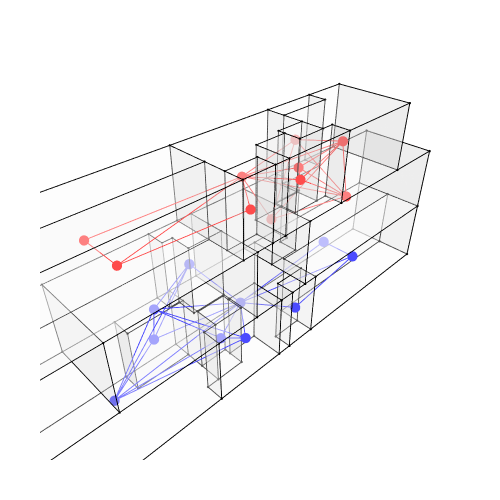

The notebook cell saved with this chart:
### Markdown cell above
## 4.3. Show the geometry and graph

### Code cell
Topology.Show(dual01, dual02,ap01, ap02,
              vertexSizeKey="size",
              vertexColorKey="color",
              edgeWidthKey="width",
              edgeColorKey="color",
              faceOpacity=0.3,
              backgroundColor="white",
              width=500,
              height=500,
              renderer=renderer)

### Figure 1 — Plotly figure (JSON) as saved in the notebook; plotly's stock layout.template omitted (floating-point values rounded to 4 significant figures; data arrays with more than 128 entries replaced by an {"elided": "..."} marker saying what was removed)
{"data": [{"hoverinfo": "text", "hovertext": [], "legendgroup": "10", "legendrank": 10, "line": {"color": "#0000FF", "dash": "solid", "width": 2}, "marker": {"color": "#0000FF", "size": 0.5, "symbol": "circle"}, "mode": "markers+lines", "name": "1: Untitled Graph (Edges)", "showlegend": false, "text": [], "type": "scatter3d", "x": [2584.0, 2585.0, null, 2590.0, 2585.0, null, 2582.0, 2577.0, null, 2582.0, 2580.0, null, 2584.0, 2582.0, null, 2579.0, 2582.0, null, 2579.0, 2577.0, null, 2579.0, 2580.0, null, 2584.0, 2579.0, null, 2579.0, 2582.0, null, 2582.0, 2579.0, null, 2580.0, 2577.0, null, 2584.0, 2577.0, null, 2582.0, 2577.0, null, 2582.0, 2577.0, null, 2584.0, 2582.0, null, 2582.0, 2582.0, null, 2584.0, 2580.0, null, 2590.0, 2584.0, null, 2590.0, 2584.0, null, 2584.0, 2582.0, null, 2590.0, 2590.0, null], "y": [1070.0, 1068.0, null, 1069.0, 1068.0, null, 1070.0, 1069.0, null, 1070.0, 1071.0, null, 1070.0, 1070.0, null, 1069.0, 1070.0, null, 1069.0, 1069.0, null, 1069.0, 1071.0, null, 1070.0, 1069.0, null, 1069.0, 1069.0, null, 1068.0, 1069.0, null, 1071.0, 1069.0, null, 1070.0, 1069.0, null, 1069.0, 1069.0, null, 1068.0, 1069.0, null, 1070.0, 1069.0, null, 1068.0, 1069.0, null, 1070.0, 1071.0, null, 1069.0, 1070.0, null, 1070.0, 1070.0, null, 1070.0, 1068.0, null, 1070.0, 1069.0, null], "z": [1.5, 1.5, null, 1.5, 1.5, null, 4.5, 1.5, null, 4.5, 1.5, null, 1.5, 4.5, null, 4.5, 4.5, null, 4.5, 1.5, null, 4.5, 1.5, null, 1.5, 4.5, null, 4.5, 1.5, null, 1.5, 4.5, null, 1.5, 1.5, null, 1.5, 1.5, null, 1.5, 1.5, null, 1.5, 1.5, null, 1.5, 1.5, null, 1.5, 1.5, null, 1.5, 1.5, null, 1.5, 1.5, null, 1.5, 1.5, null, 1.5, 1.5, null, 1.5, 1.5, null]}, {"customdata": ["", "", "", "", "", "", "", "", "", ""], "hoverinfo": "text", "hovertemplate": ["Click ", "Click ", "Click ", "Click ", "Click ", "Click ", "Click ", "Click ", "Click ", "Click "], "hovertext": ["", "", "", "", "", "", "", "", "", ""], "legendgroup": "9", "legendrank": 9, "marker": {"color": ["#0000FF", "#0000FF", "#0000FF", "#0000FF", "#0000FF", "#0000FF", "#0000FF", "#0000FF", "#0000FF", "#0000FF"], "line": {"width": 0}, "opacity": 1, "size": [12, 12, 12, 12, 12, 12, 12, 12, 12, 12], "sizemode": "diameter", "symbol": "circle"}, "mode": "markers", "name": "1: Untitled Graph (Vertices)", "showlegend": false, "text": ["", "", "", "", "", "", "", "", "", ""], "type": "scatter3d", "x": [2585.0, 2582.0, 2579.0, 2577.0, 2582.0, 2580.0, 2584.0, 2590.0, 2582.0, 2590.0], "y": [1068.0, 1070.0, 1069.0, 1069.0, 1069.0, 1071.0, 1070.0, 1069.0, 1068.0, 1070.0], "z": [1.5, 4.5, 4.5, 1.5, 1.5, 1.5, 1.5, 1.5, 1.5, 1.5]}, {"hoverinfo": "text", "hovertext": [], "legendgroup": "14", "legendrank": 14, "line": {"color": "#FF0000", "dash": "solid", "width": 2}, "marker": {"color": "#FF0000", "size": 0.5, "symbol": "circle"}, "mode": "markers+lines", "name": "2: Untitled Graph (Edges)", "showlegend": false, "text": [], "type": "scatter3d", "x": [2590.0, 2589.0, null, 2590.0, 2586.0, null, 2590.0, 2585.0, null, 2584.0, 2590.0, null, 2586.0, 2590.0, null, 2590.0, 2588.0, null, 2586.0, 2589.0, null, 2584.0, 2586.0, null, 2586.0, 2588.0, null, 2588.0, 2589.0, null, 2584.0, 2588.0, null, 2584.0, 2583.0, null, 2584.0, 2589.0, null, 2584.0, 2586.0, null, 2578.0, 2584.0, null, 2584.0, 2585.0, null, 2578.0, 2584.0, null, 2589.0, 2586.0, null, 2585.0, 2589.0, null, 2585.0, 2586.0, null, 2578.0, 2583.0, null, 2578.0, 2578.0, null], "y": [1069.0, 1069.0, null, 1069.0, 1069.0, null, 1069.0, 1068.0, null, 1070.0, 1069.0, null, 1070.0, 1069.0, null, 1069.0, 1071.0, null, 1070.0, 1069.0, null, 1070.0, 1070.0, null, 1070.0, 1071.0, null, 1071.0, 1069.0, null, 1070.0, 1071.0, null, 1070.0, 1068.0, null, 1070.0, 1069.0, null, 1070.0, 1069.0, null, 1069.0, 1070.0, null, 1070.0, 1068.0, null, 1070.0, 1070.0, null, 1069.0, 1069.0, null, 1068.0, 1069.0, null, 1068.0, 1069.0, null, 1069.0, 1068.0, null, 1069.0, 1070.0, null], "z": [4.5, 7.5, null, 4.5, 7.5, null, 4.5, 7.5, null, 7.5, 4.5, null, 4.5, 4.5, null, 4.5, 7.5, null, 4.5, 7.5, null, 7.5, 4.5, null, 4.5, 7.5, null, 7.5, 7.5, null, 7.5, 7.5, null, 7.5, 7.5, null, 7.5, 7.5, null, 7.5, 7.5, null, 7.5, 7.5, null, 7.5, 7.5, null, 7.5, 7.5, null, 7.5, 7.5, null, 7.5, 7.5, null, 7.5, 7.5, null, 7.5, 7.5, null, 7.5, 7.5, null]}, {"customdata": ["", "", "", "", "", "", "", "", "", ""], "hoverinfo": "text", "hovertemplate": ["Click ", "Click ", "Click ", "Click ", "Click ", "Click ", "Click ", "Click ", "Click ", "Click "], "hovertext": ["", "", "", "", "", "", "", "", "", ""], "legendgroup": "13", "legendrank": 13, "marker": {"color": ["#FF0000", "#FF0000", "#FF0000", "#FF0000", "#FF0000", "#FF0000", "#FF0000", "#FF0000", "#FF0000", "#FF0000"], "line": {"width": 0}, "opacity": 1, "size": [12, 12, 12, 12, 12, 12, 12, 12, 12, 12], "sizemode": "diameter", "symbol": "circle"}, "mode": "markers", "name": "2: Untitled Graph (Vertices)", "showlegend": false, "text": ["", "", "", "", "", "", "", "", "", ""], "type": "scatter3d", "x": [2590.0, 2586.0, 2588.0, 2584.0, 2589.0, 2586.0, 2585.0, 2578.0, 2583.0, 2578.0], "y": [1069.0, 1070.0, 1071.0, 1070.0, 1069.0, 1069.0, 1068.0, 1069.0, 1068.0, 1070.0], "z": [4.5, 4.5, 7.5, 7.5, 7.5, 7.5, 7.5, 7.5, 7.5, 7.5]}, {"customdata": ["", "", "", "", "", "", "", "", "", "", "", "", "", "", "", "", "", "", "", "", "", "", "", "", "", "", "", "", "", "", "", "", "", "", "", "", "", "", "", "", "", "", "", "", "", "", "", "", "", "", "", "", "", "", "", "", "", "", "", "", "", "", "", "", "", "", "", "", ""], "hoverinfo": "text", "hovertemplate": ["Click ", "Click ", "Click ", "Click ", "Click ", "Click ", "Click ", "Click ", "Click ", "Click ", "Click ", "Click ", "Click ", "Click ", "Click ", "Click ", "Click ", "Click ", "Click ", "Click ", "Click ", "Click ", "Click ", "Click ", "Click ", "Click ", "Click ", "Click ", "Click ", "Click ", "Click ", "Click ", "Click ", "Click ", "Click ", "Click ", "Click ", "Click ", "Click ", "Click ", "Click ", "Click ", "Click ", "Click ", "Click ", "Click ", "Click ", "Click ", "Click ", "Click ", "Click ", "Click ", "Click ", "Click ", "Click ", "Click ", "Click ", "Click ", "Click ", "Click ", "Click ", "Click ", "Click ", "Click ", "Click ", "Click ", "Click ", "Click ", "Click "], "hovertext": ["", "", "", "", "", "", "", "", "", "", "", "", "", "", "", "", "", "", "", "", "", "", "", "", "", "", "", "", "", "", "", "", "", "", "", "", "", "", "", "", "", "", "", "", "", "", "", "", "", "", "", "", "", "", "", "", "", "", "", "", "", "", "", "", "", "", "", "", ""], "legendgroup": "1", "legendrank": 1, "marker": {"color": ["#000000", "#000000", "#000000", "#000000", "#000000", "#000000", "#000000", "#000000", "#000000", "#000000", "#000000", "#000000", "#000000", "#000000", "#000000", "#000000", "#000000", "#000000", "#000000", "#000000", "#000000", "#000000", "#000000", "#000000", "#000000", "#000000", "#000000", "#000000", "#000000", "#000000", "#000000", "#000000", "#000000", "#000000", "#000000", "#000000", "#000000", "#000000", "#000000", "#000000", "#000000", "#000000", "#000000", "#000000", "#000000", "#000000", "#000000", "#000000", "#000000", "#000000", "#000000", "#000000", "#000000", "#000000", "#000000", "#000000", "#000000", "#000000", "#000000", "#000000", "#000000", "#000000", "#000000", "#000000", "#000000", "#000000", "#000000", "#000000", "#000000"], "line": {"width": 0}, "opacity": 1, "size": [2.8, 2.8, 2.8, 2.8, 2.8, 2.8, 2.8, 2.8, 2.8, 2.8, 2.8, 2.8, 2.8, 2.8, 2.8, 2.8, 2.8, 2.8, 2.8, 2.8, 2.8, 2.8, 2.8, 2.8, 2.8, 2.8, 2.8, 2.8, 2.8, 2.8, 2.8, 2.8, 2.8, 2.8, 2.8, 2.8, 2.8, 2.8, 2.8, 2.8, 2.8, 2.8, 2.8, 2.8, 2.8, 2.8, 2.8, 2.8, 2.8, 2.8, 2.8, 2.8, 2.8, 2.8, 2.8, 2.8, 2.8, 2.8, 2.8, 2.8, 2.8, 2.8, 2.8, 2.8, 2.8, 2.8, 2.8, 2.8, 2.8], "sizemode": "diameter", "symbol": "circle"}, "mode": "markers", "name": "3: Untitled (Vertices)", "showlegend": false, "text": ["", "", "", "", "", "", "", "", "", "", "", "", "", "", "", "", "", "", "", "", "", "", "", "", "", "", "", "", "", "", "", "", "", "", "", "", "", "", "", "", "", "", "", "", "", "", "", "", "", "", "", "", "", "", "", "", "", "", "", "", "", "", "", "", "", "", "", "", ""], "type": "scatter3d", "x": [2586.0, 2594.0, 2594.0, 2586.0, 2586.0, 2594.0, 2594.0, 2586.0, 2594.0, 2586.0, 2586.0, 2594.0, 2586.0, 2586.0, 2582.0, 2585.0, 2585.0, 2584.0, 2584.0, 2582.0, 2582.0, 2581.0, 2581.0, 2585.0, 2585.0, 2584.0, 2584.0, 2582.0, 2582.0, 2582.0, 2581.0, 2581.0, 2581.0, 2582.0, 2581.0, 2581.0, 2582.0, 2581.0, 2581.0, 2581.0, 2582.0, 2581.0, 2581.0, 2581.0, 2582.0, 2582.0, 2582.0, 2576.0, 2579.0, 2579.0, 2581.0, 2581.0, 2576.0, 2581.0, 2580.0, 2580.0, 2576.0, 2576.0, 2581.0, 2580.0, 2580.0, 2581.0, 2582.0, 2579.0, 2579.0, 2574.0, 2574.0, 2574.0, 2574.0], "y": [1071.0, 1071.0, 1069.0, 1069.0, 1071.0, 1071.0, 1069.0, 1069.0, 1068.0, 1068.0, 1068.0, 1068.0, 1068.0, 1068.0, 1071.0, 1068.0, 1068.0, 1068.0, 1069.0, 1069.0, 1070.0, 1071.0, 1071.0, 1068.0, 1068.0, 1068.0, 1069.0, 1069.0, 1069.0, 1069.0, 1069.0, 1070.0, 1070.0, 1069.0, 1069.0, 1070.0, 1068.0, 1068.0, 1068.0, 1068.0, 1068.0, 1068.0, 1068.0, 1068.0, 1068.0, 1070.0, 1068.0, 1071.0, 1071.0, 1070.0, 1070.0, 1070.0, 1068.0, 1070.0, 1071.0, 1070.0, 1071.0, 1068.0, 1070.0, 1071.0, 1070.0, 1070.0, 1071.0, 1071.0, 1070.0, 1068.0, 1071.0, 1071.0, 1068.0], "z": [3, 3, 3, 3, 0, 0, 0, 0, 3, 3, 3, 0, 0, 0, 3, 3, 3, 3, 3, 3, 3, 3, 0, 0, 0, 0, 0, 0, 3, 3, 3, 3, 3, 0, 0, 0, 3, 3, 3, 3, 3, 0, 0, 0, 0, 6, 6, 3, 3, 3, 3, 3, 3, 6, 6, 6, 6, 6, 6, 3, 3, 3, 6, 0, 0, 0, 0, 3, 3]}, {"hoverinfo": "text", "hovertext": [], "legendgroup": "2", "legendrank": 2, "line": {"color": "#000000", "dash": "solid", "width": 2}, "marker": {"color": "#000000", "size": 0.5, "symbol": "circle"}, "mode": "markers+lines", "name": "3: Untitled (Edges)", "showlegend": false, "text": [], "type": "scatter3d", "x": {"elided": "369 float values"}, "y": {"elided": "369 float values"}, "z": {"elided": "369 int values"}}, {"cmax": 1, "cmin": 0, "color": "#FAFAFA", "colorscale": [[0, "#440154"], [0.1111, "#482878"], [0.2222, "#3e4989"], [0.3333, "#31688e"], [0.4444, "#26828e"], [0.5556, "#1f9e89"], [0.6667, "#35b779"], [0.7778, "#6ece58"], [0.8889, "#b5de2b"], [1, "#fde725"]], "flatshading": true, "hoverinfo": "text", "hovertext": "", "i": {"elided": "193 int values"}, "j": {"elided": "193 int values"}, "k": {"elided": "193 int values"}, "legendgroup": "3", "legendrank": 3, "lighting": {"facenormalsepsilon": 0}, "name": "3: Untitled (Faces)", "opacity": 0.3, "showlegend": false, "showscale": false, "text": "", "type": "mesh3d", "x": [2594.0, 2594.0, 2586.0, 2586.0, 2586.0, 2594.0, 2594.0, 2586.0, 2594.0, 2586.0, 2586.0, 2594.0, 2586.0, 2586.0, 2585.0, 2584.0, 2585.0, 2584.0, 2582.0, 2582.0, 2582.0, 2581.0, 2581.0, 2585.0, 2585.0, 2584.0, 2584.0, 2582.0, 2582.0, 2582.0, 2581.0, 2581.0, 2581.0, 2582.0, 2581.0, 2581.0, 2582.0, 2582.0, 2581.0, 2581.0, 2581.0, 2581.0, 2581.0, 2581.0, 2582.0, 2582.0, 2582.0, 2581.0, 2576.0, 2579.0, 2581.0, 2576.0, 2579.0, 2581.0, 2576.0, 2580.0, 2576.0, 2581.0, 2580.0, 2580.0, 2580.0, 2581.0, 2582.0, 2579.0, 2579.0, 2574.0, 2574.0, 2574.0, 2574.0], "y": [1069.0, 1071.0, 1071.0, 1069.0, 1071.0, 1071.0, 1069.0, 1069.0, 1068.0, 1068.0, 1068.0, 1068.0, 1068.0, 1068.0, 1068.0, 1068.0, 1068.0, 1069.0, 1069.0, 1070.0, 1071.0, 1071.0, 1071.0, 1068.0, 1068.0, 1068.0, 1069.0, 1069.0, 1069.0, 1069.0, 1069.0, 1070.0, 1070.0, 1069.0, 1070.0, 1069.0, 1068.0, 1068.0, 1068.0, 1068.0, 1068.0, 1068.0, 1068.0, 1068.0, 1068.0, 1070.0, 1068.0, 1070.0, 1068.0, 1070.0, 1070.0, 1071.0, 1071.0, 1070.0, 1068.0, 1070.0, 1071.0, 1070.0, 1071.0, 1071.0, 1070.0, 1070.0, 1071.0, 1071.0, 1070.0, 1068.0, 1071.0, 1071.0, 1068.0], "z": [3, 3, 3, 3, 0, 0, 0, 0, 3, 3, 3, 0, 0, 0, 3, 3, 3, 3, 3, 3, 3, 0, 3, 0, 0, 0, 0, 3, 0, 3, 3, 3, 3, 0, 0, 0, 3, 3, 3, 3, 3, 0, 0, 0, 0, 6, 6, 3, 3, 3, 3, 3, 3, 6, 6, 6, 6, 6, 6, 3, 3, 3, 6, 0, 0, 0, 0, 3, 3]}, {"customdata": ["", "", "", "", "", "", "", "", "", "", "", "", "", "", "", "", "", "", "", "", "", "", "", "", "", "", "", "", "", "", "", "", "", "", "", "", "", "", "", "", "", "", "", "", "", "", "", "", "", "", "", "", "", "", "", "", "", "", "", "", "", "", "", "", "", "", "", "", ""], "hoverinfo": "text", "hovertemplate": ["Click ", "Click ", "Click ", "Click ", "Click ", "Click ", "Click ", "Click ", "Click ", "Click ", "Click ", "Click ", "Click ", "Click ", "Click ", "Click ", "Click ", "Click ", "Click ", "Click ", "Click ", "Click ", "Click ", "Click ", "Click ", "Click ", "Click ", "Click ", "Click ", "Click ", "Click ", "Click ", "Click ", "Click ", "Click ", "Click ", "Click ", "Click ", "Click ", "Click ", "Click ", "Click ", "Click ", "Click ", "Click ", "Click ", "Click ", "Click ", "Click ", "Click ", "Click ", "Click ", "Click ", "Click ", "Click ", "Click ", "Click ", "Click ", "Click ", "Click ", "Click ", "Click ", "Click ", "Click ", "Click ", "Click ", "Click ", "Click ", "Click "], "hovertext": ["", "", "", "", "", "", "", "", "", "", "", "", "", "", "", "", "", "", "", "", "", "", "", "", "", "", "", "", "", "", "", "", "", "", "", "", "", "", "", "", "", "", "", "", "", "", "", "", "", "", "", "", "", "", "", "", "", "", "", "", "", "", "", "", "", "", "", "", ""], "legendgroup": "5", "legendrank": 5, "marker": {"color": ["#000000", "#000000", "#000000", "#000000", "#000000", "#000000", "#000000", "#000000", "#000000", "#000000", "#000000", "#000000", "#000000", "#000000", "#000000", "#000000", "#000000", "#000000", "#000000", "#000000", "#000000", "#000000", "#000000", "#000000", "#000000", "#000000", "#000000", "#000000", "#000000", "#000000", "#000000", "#000000", "#000000", "#000000", "#000000", "#000000", "#000000", "#000000", "#000000", "#000000", "#000000", "#000000", "#000000", "#000000", "#000000", "#000000", "#000000", "#000000", "#000000", "#000000", "#000000", "#000000", "#000000", "#000000", "#000000", "#000000", "#000000", "#000000", "#000000", "#000000", "#000000", "#000000", "#000000", "#000000", "#000000", "#000000", "#000000", "#000000", "#000000"], "line": {"width": 0}, "opacity": 1, "size": [2.8, 2.8, 2.8, 2.8, 2.8, 2.8, 2.8, 2.8, 2.8, 2.8, 2.8, 2.8, 2.8, 2.8, 2.8, 2.8, 2.8, 2.8, 2.8, 2.8, 2.8, 2.8, 2.8, 2.8, 2.8, 2.8, 2.8, 2.8, 2.8, 2.8, 2.8, 2.8, 2.8, 2.8, 2.8, 2.8, 2.8, 2.8, 2.8, 2.8, 2.8, 2.8, 2.8, 2.8, 2.8, 2.8, 2.8, 2.8, 2.8, 2.8, 2.8, 2.8, 2.8, 2.8, 2.8, 2.8, 2.8, 2.8, 2.8, 2.8, 2.8, 2.8, 2.8, 2.8, 2.8, 2.8, 2.8, 2.8, 2.8], "sizemode": "diameter", "symbol": "circle"}, "mode": "markers", "name": "4: Untitled (Vertices)", "showlegend": false, "text": ["", "", "", "", "", "", "", "", "", "", "", "", "", "", "", "", "", "", "", "", "", "", "", "", "", "", "", "", "", "", "", "", "", "", "", "", "", "", "", "", "", "", "", "", "", "", "", "", "", "", "", "", "", "", "", "", "", "", "", "", "", "", "", "", "", "", "", "", ""], "type": "scatter3d", "x": [2582.0, 2574.0, 2574.0, 2582.0, 2582.0, 2582.0, 2574.0, 2574.0, 2582.0, 2582.0, 2574.0, 2582.0, 2574.0, 2582.0, 2585.0, 2585.0, 2585.0, 2584.0, 2584.0, 2583.0, 2583.0, 2587.0, 2587.0, 2587.0, 2587.0, 2587.0, 2585.0, 2585.0, 2585.0, 2584.0, 2584.0, 2583.0, 2583.0, 2585.0, 2587.0, 2587.0, 2585.0, 2585.0, 2587.0, 2587.0, 2587.0, 2587.0, 2587.0, 2587.0, 2587.0, 2587.0, 2587.0, 2585.0, 2585.0, 2591.0, 2587.0, 2587.0, 2587.0, 2589.0, 2589.0, 2591.0, 2585.0, 2594.0, 2594.0, 2594.0, 2594.0, 2587.0, 2587.0, 2587.0, 2585.0, 2589.0, 2589.0, 2591.0, 2591.0], "y": [1068.0, 1068.0, 1069.0, 1069.0, 1068.0, 1068.0, 1068.0, 1069.0, 1069.0, 1068.0, 1071.0, 1071.0, 1071.0, 1071.0, 1071.0, 1070.0, 1069.0, 1069.0, 1068.0, 1068.0, 1068.0, 1071.0, 1071.0, 1070.0, 1070.0, 1069.0, 1069.0, 1069.0, 1069.0, 1069.0, 1068.0, 1068.0, 1068.0, 1069.0, 1069.0, 1070.0, 1070.0, 1071.0, 1071.0, 1071.0, 1070.0, 1070.0, 1070.0, 1070.0, 1070.0, 1070.0, 1070.0, 1068.0, 1068.0, 1068.0, 1068.0, 1068.0, 1068.0, 1070.0, 1071.0, 1071.0, 1068.0, 1071.0, 1068.0, 1068.0, 1071.0, 1068.0, 1068.0, 1068.0, 1068.0, 1071.0, 1070.0, 1068.0, 1071.0], "z": [6, 6, 6, 6, 6, 9, 9, 9, 9, 9, 6, 6, 9, 9, 6, 6, 6, 6, 6, 6, 6, 9, 6, 6, 6, 6, 6, 6, 9, 9, 9, 9, 9, 9, 9, 9, 3, 3, 6, 3, 6, 6, 6, 6, 3, 3, 3, 6, 3, 6, 6, 6, 6, 6, 6, 6, 6, 3, 3, 6, 6, 9, 9, 9, 9, 9, 9, 9, 9]}, {"hoverinfo": "text", "hovertext": [], "legendgroup": "6", "legendrank": 6, "line": {"color": "#000000", "dash": "solid", "width": 2}, "marker": {"color": "#000000", "size": 0.5, "symbol": "circle"}, "mode": "markers+lines", "name": "4: Untitled (Edges)", "showlegend": false, "text": [], "type": "scatter3d", "x": {"elided": "369 float values"}, "y": {"elided": "369 float values"}, "z": {"elided": "369 int values"}}, {"cmax": 1, "cmin": 0, "color": "#FAFAFA", "colorscale": [[0, "#440154"], [0.1111, "#482878"], [0.2222, "#3e4989"], [0.3333, "#31688e"], [0.4444, "#26828e"], [0.5556, "#1f9e89"], [0.6667, "#35b779"], [0.7778, "#6ece58"], [0.8889, "#b5de2b"], [1, "#fde725"]], "flatshading": true, "hoverinfo": "text", "hovertext": "", "i": {"elided": "193 int values"}, "j": {"elided": "193 int values"}, "k": {"elided": "193 int values"}, "legendgroup": "7", "legendrank": 7, "lighting": {"facenormalsepsilon": 0}, "name": "4: Untitled (Faces)", "opacity": 0.3, "showlegend": false, "showscale": false, "text": "", "type": "mesh3d", "x": [2574.0, 2582.0, 2582.0, 2574.0, 2582.0, 2582.0, 2574.0, 2574.0, 2582.0, 2582.0, 2574.0, 2582.0, 2574.0, 2582.0, 2583.0, 2584.0, 2583.0, 2584.0, 2585.0, 2585.0, 2585.0, 2587.0, 2587.0, 2587.0, 2587.0, 2585.0, 2587.0, 2585.0, 2585.0, 2584.0, 2584.0, 2583.0, 2583.0, 2585.0, 2587.0, 2587.0, 2585.0, 2585.0, 2587.0, 2587.0, 2587.0, 2587.0, 2587.0, 2587.0, 2587.0, 2587.0, 2587.0, 2585.0, 2585.0, 2591.0, 2591.0, 2589.0, 2587.0, 2587.0, 2589.0, 2587.0, 2585.0, 2594.0, 2594.0, 2594.0, 2594.0, 2587.0, 2587.0, 2585.0, 2587.0, 2589.0, 2589.0, 2591.0, 2591.0], "y": [1068.0, 1068.0, 1068.0, 1069.0, 1069.0, 1068.0, 1068.0, 1069.0, 1069.0, 1068.0, 1071.0, 1071.0, 1071.0, 1071.0, 1068.0, 1068.0, 1068.0, 1069.0, 1070.0, 1069.0, 1071.0, 1071.0, 1071.0, 1070.0, 1070.0, 1069.0, 1069.0, 1069.0, 1069.0, 1069.0, 1068.0, 1068.0, 1068.0, 1069.0, 1070.0, 1069.0, 1070.0, 1071.0, 1071.0, 1071.0, 1070.0, 1070.0, 1070.0, 1070.0, 1070.0, 1070.0, 1070.0, 1068.0, 1068.0, 1068.0, 1071.0, 1070.0, 1068.0, 1068.0, 1071.0, 1068.0, 1068.0, 1068.0, 1071.0, 1068.0, 1071.0, 1068.0, 1068.0, 1068.0, 1068.0, 1071.0, 1070.0, 1068.0, 1071.0], "z": [6, 6, 6, 6, 6, 9, 9, 9, 9, 9, 6, 6, 9, 9, 6, 6, 6, 6, 6, 6, 6, 9, 6, 6, 6, 6, 6, 6, 9, 9, 9, 9, 9, 9, 9, 9, 3, 3, 3, 6, 6, 6, 6, 6, 3, 3, 3, 3, 6, 6, 6, 6, 6, 6, 6, 6, 6, 3, 3, 6, 6, 9, 9, 9, 9, 9, 9, 9, 9]}], "layout": {"autosize": true, "height": 500, "margin": {"b": 40, "l": 40, "r": 40, "t": 40}, "paper_bgcolor": "#FFFFFF", "plot_bgcolor": "#FFFFFF", "scene": {"aspectmode": "data", "camera": {"center": {"x": 0, "y": 0, "z": 0}, "eye": {"x": -1.25, "y": -1.25, "z": 1.25}, "projection": {"type": "perspective"}, "up": {"x": 0, "y": 0, "z": 1}}, "xaxis": {"visible": false}, "yaxis": {"visible": false}, "zaxis": {"visible": false}}, "showlegend": true, "width": 500, "xaxis": {"showgrid": false, "visible": false, "zeroline": false}, "yaxis": {"showgrid": false, "visible": false, "zeroline": false}}}
